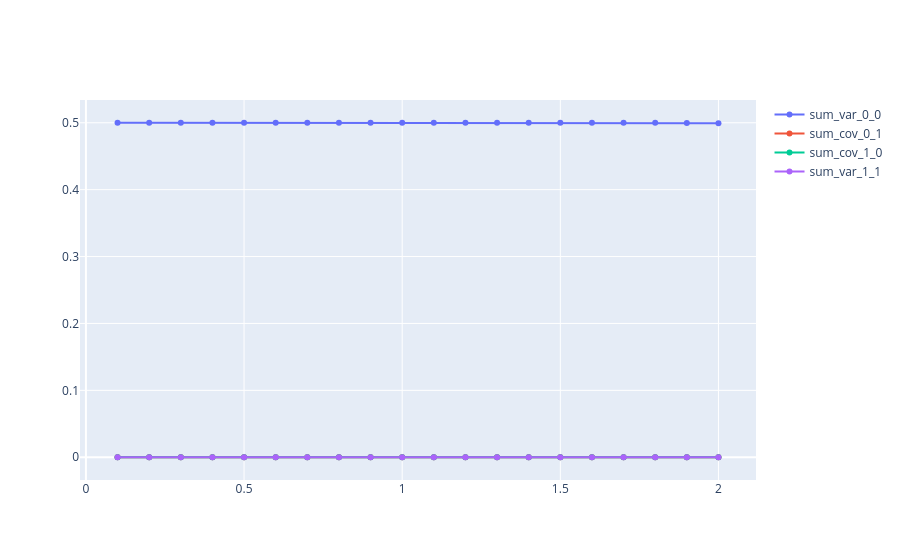

Notebook cell for this chart:
### Code cell
bounds = []
for i in range(4):
    temp_df = create_dataframe_from_numpy_array(
        grid_spacing.grid_spacing,
        classical_result["covariance_matrix_for_entire_distribution"][:, i, :, :],
    )
    bounds.append(StatisticalBounds(str(i), temp_df.copy()))


temp_df = create_dataframe_from_numpy_array(
    grid_spacing.grid_spacing,
    np.sum(classical_result["covariance_matrix_for_entire_distribution"], axis=1),
)
bounds.append(StatisticalBounds("sum", temp_df.copy()))

bounds[-1].generate_figure()

### Figure 1 — Plotly figure (JSON) as saved in the notebook; plotly's stock layout.template omitted (floating-point values rounded to 4 significant figures)
{"data": [{"mode": "lines+markers", "name": "sum_var_0_0", "type": "scatter", "x": [0.1, 0.2, 0.3, 0.4, 0.5, 0.6, 0.7, 0.8, 0.9, 1.0, 1.1, 1.2, 1.3, 1.4, 1.5, 1.6, 1.7, 1.8, 1.9, 2], "y": [0.5, 0.5, 0.5, 0.5, 0.5, 0.5, 0.5, 0.5, 0.5, 0.5, 0.5, 0.5, 0.5, 0.5, 0.5, 0.5, 0.4999, 0.4998, 0.4996, 0.4992]}, {"mode": "lines+markers", "name": "sum_cov_0_1", "type": "scatter", "x": [0.1, 0.2, 0.3, 0.4, 0.5, 0.6, 0.7, 0.8, 0.9, 1.0, 1.1, 1.2, 1.3, 1.4, 1.5, 1.6, 1.7, 1.8, 1.9, 2], "y": [0, 0, 0, 0, 0, 0, 0, 0, 0, 0, 0, 0, 0, 0, 0, 0, 0, 0, 0, 0]}, {"mode": "lines+markers", "name": "sum_cov_1_0", "type": "scatter", "x": [0.1, 0.2, 0.3, 0.4, 0.5, 0.6, 0.7, 0.8, 0.9, 1.0, 1.1, 1.2, 1.3, 1.4, 1.5, 1.6, 1.7, 1.8, 1.9, 2], "y": [0, 0, 0, 0, 0, 0, 0, 0, 0, 0, 0, 0, 0, 0, 0, 0, 0, 0, 0, 0]}, {"mode": "lines+markers", "name": "sum_var_1_1", "type": "scatter", "x": [0.1, 0.2, 0.3, 0.4, 0.5, 0.6, 0.7, 0.8, 0.9, 1.0, 1.1, 1.2, 1.3, 1.4, 1.5, 1.6, 1.7, 1.8, 1.9, 2], "y": [0, 0, 0, 0, 0, 0, 0, 0, 0, 0, 0, 0, 0, 0, 0, 0, 0, 0, 0, 0]}], "layout": {"scene": {"xaxis": {"title": {"text": "Spacing"}}, "yaxis": {"title": {"text": "Covariance Matrix"}}}}}
